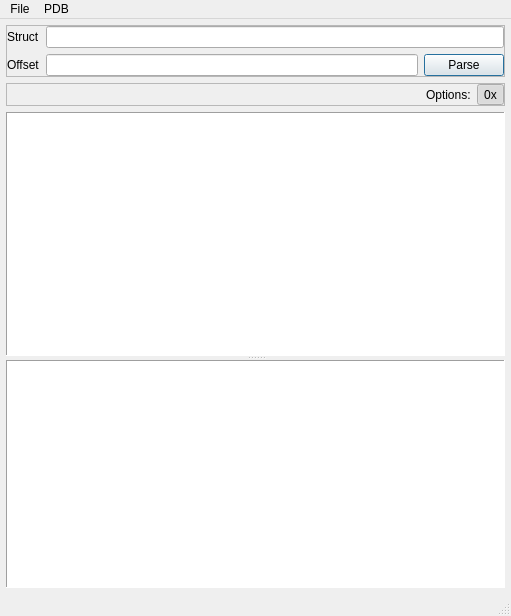
<?xml version="1.0" encoding="UTF-8"?>
<ui version="4.0">
 <class>MainWindow</class>
 <widget class="QMainWindow" name="MainWindow">
  <property name="geometry">
   <rect>
    <x>0</x>
    <y>0</y>
    <width>511</width>
    <height>616</height>
   </rect>
  </property>
  <property name="windowTitle">
   <string>MainWindow</string>
  </property>
  <widget class="QWidget" name="centralwidget">
   <layout class="QVBoxLayout" name="verticalLayout_2">
    <property name="leftMargin">
     <number>6</number>
    </property>
    <property name="topMargin">
     <number>6</number>
    </property>
    <property name="rightMargin">
     <number>6</number>
    </property>
    <property name="bottomMargin">
     <number>6</number>
    </property>
    <item>
     <widget class="QSplitter" name="splitter_2">
      <property name="orientation">
       <enum>Qt::Vertical</enum>
      </property>
      <widget class="QWidget" name="layoutWidget">
       <layout class="QVBoxLayout" name="verticalLayout">
        <item>
         <widget class="QFrame" name="frame">
          <property name="frameShape">
           <enum>QFrame::StyledPanel</enum>
          </property>
          <property name="frameShadow">
           <enum>QFrame::Raised</enum>
          </property>
          <layout class="QGridLayout" name="gridLayout">
           <property name="leftMargin">
            <number>0</number>
           </property>
           <property name="topMargin">
            <number>0</number>
           </property>
           <property name="rightMargin">
            <number>0</number>
           </property>
           <property name="bottomMargin">
            <number>0</number>
           </property>
           <item row="0" column="0">
            <widget class="QLabel" name="label_2">
             <property name="text">
              <string>Struct</string>
             </property>
            </widget>
           </item>
           <item row="1" column="0">
            <widget class="QLabel" name="label">
             <property name="text">
              <string>Offset</string>
             </property>
            </widget>
           </item>
           <item row="1" column="1">
            <widget class="QLineEdit" name="lineOffset">
             <property name="sizePolicy">
              <sizepolicy hsizetype="Expanding" vsizetype="Fixed">
               <horstretch>1</horstretch>
               <verstretch>0</verstretch>
              </sizepolicy>
             </property>
            </widget>
           </item>
           <item row="1" column="2">
            <widget class="QPushButton" name="btnParse">
             <property name="text">
              <string>Parse</string>
             </property>
             <property name="autoDefault">
              <bool>true</bool>
             </property>
             <property name="default">
              <bool>true</bool>
             </property>
            </widget>
           </item>
           <item row="0" column="1" colspan="2">
            <widget class="QLineEdit" name="lineStruct">
             <property name="frame">
              <bool>true</bool>
             </property>
            </widget>
           </item>
          </layout>
         </widget>
        </item>
        <item>
         <widget class="QFrame" name="frame_2">
          <property name="frameShape">
           <enum>QFrame::StyledPanel</enum>
          </property>
          <property name="frameShadow">
           <enum>QFrame::Raised</enum>
          </property>
          <layout class="QHBoxLayout" name="horizontalLayout">
           <property name="leftMargin">
            <number>0</number>
           </property>
           <property name="topMargin">
            <number>0</number>
           </property>
           <property name="rightMargin">
            <number>0</number>
           </property>
           <property name="bottomMargin">
            <number>0</number>
           </property>
           <item>
            <spacer name="horizontalSpacer">
             <property name="orientation">
              <enum>Qt::Horizontal</enum>
             </property>
             <property name="sizeHint" stdset="0">
              <size>
               <width>410</width>
               <height>20</height>
              </size>
             </property>
            </spacer>
           </item>
           <item>
            <widget class="QLabel" name="label_3">
             <property name="text">
              <string>Options:</string>
             </property>
            </widget>
           </item>
           <item>
            <widget class="QToolButton" name="toolButton">
             <property name="text">
              <string>0x</string>
             </property>
             <property name="checkable">
              <bool>true</bool>
             </property>
             <property name="checked">
              <bool>true</bool>
             </property>
             <property name="autoRaise">
              <bool>true</bool>
             </property>
            </widget>
           </item>
          </layout>
         </widget>
        </item>
        <item>
         <widget class="QTreeView" name="treeView">
          <property name="frameShape">
           <enum>QFrame::Panel</enum>
          </property>
         </widget>
        </item>
       </layout>
      </widget>
      <widget class="QTableView" name="tableView">
       <property name="frameShape">
        <enum>QFrame::Panel</enum>
       </property>
       <property name="frameShadow">
        <enum>QFrame::Sunken</enum>
       </property>
       <property name="showGrid">
        <bool>false</bool>
       </property>
       <attribute name="verticalHeaderDefaultSectionSize">
        <number>24</number>
       </attribute>
      </widget>
     </widget>
    </item>
   </layout>
  </widget>
  <widget class="QMenuBar" name="menubar">
   <property name="geometry">
    <rect>
     <x>0</x>
     <y>0</y>
     <width>511</width>
     <height>22</height>
    </rect>
   </property>
   <widget class="QMenu" name="menuFile">
    <property name="title">
     <string>File</string>
    </property>
    <addaction name="actionOpen_File"/>
    <addaction name="separator"/>
    <addaction name="actionQuit"/>
   </widget>
   <widget class="QMenu" name="menuPDB">
    <property name="title">
     <string>PDB</string>
    </property>
    <addaction name="actionLoad_PDB_file"/>
   </widget>
   <addaction name="menuFile"/>
   <addaction name="menuPDB"/>
  </widget>
  <widget class="QStatusBar" name="statusbar"/>
  <action name="actionOpen_File">
   <property name="text">
    <string>Open File...</string>
   </property>
   <property name="shortcut">
    <string>Ctrl+O</string>
   </property>
  </action>
  <action name="actionQuit">
   <property name="text">
    <string>Quit</string>
   </property>
   <property name="shortcut">
    <string>Ctrl+Q</string>
   </property>
  </action>
  <action name="actionLoad_PDB_file">
   <property name="text">
    <string>Load PDB file...</string>
   </property>
  </action>
 </widget>
 <tabstops>
  <tabstop>lineStruct</tabstop>
  <tabstop>lineOffset</tabstop>
  <tabstop>btnParse</tabstop>
  <tabstop>treeView</tabstop>
  <tabstop>tableView</tabstop>
  <tabstop>toolButton</tabstop>
 </tabstops>
 <resources/>
 <connections>
  <connection>
   <sender>actionQuit</sender>
   <signal>triggered()</signal>
   <receiver>MainWindow</receiver>
   <slot>close()</slot>
   <hints>
    <hint type="sourcelabel">
     <x>-1</x>
     <y>-1</y>
    </hint>
    <hint type="destinationlabel">
     <x>255</x>
     <y>307</y>
    </hint>
   </hints>
  </connection>
 </connections>
</ui>
